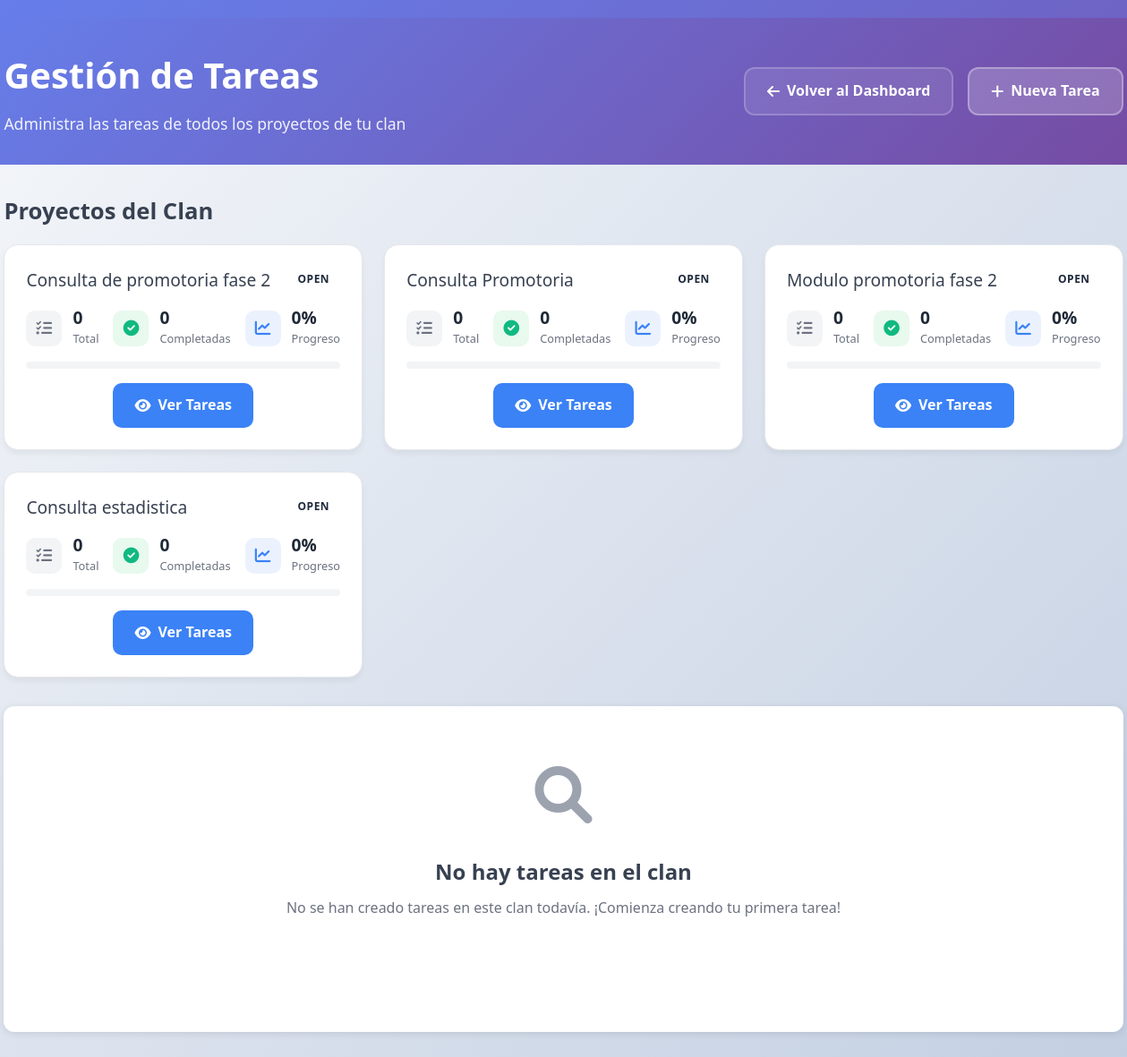
The app's page /public/?route=clan_leader/tasks (signed in), older data.
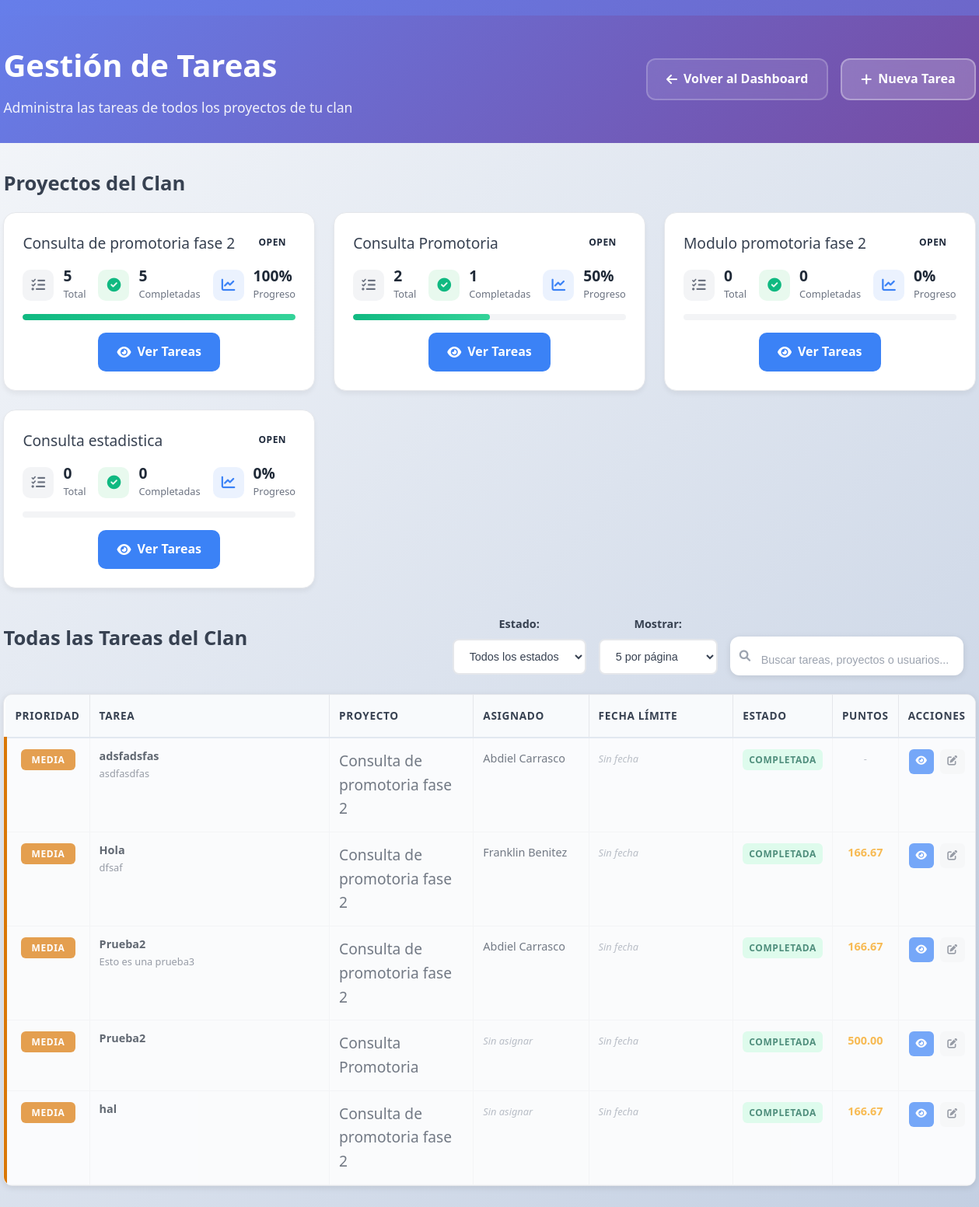
The same page, newer data.
### tables this page shows
CREATE TABLE `Projects` (
  `project_id` int NOT NULL,
  `project_name` varchar(255) NOT NULL,
  `description` text,
  `clan_id` int NOT NULL,
  `created_by_user_id` int NOT NULL,
  `status` varchar(50) DEFAULT 'open',
  `total_tasks` int DEFAULT '0',
  `completed_tasks` int DEFAULT '0',
  `progress_percentage` decimal(5,2) DEFAULT '0.00',
  `created_at` timestamp NULL DEFAULT CURRENT_TIMESTAMP,
  `updated_at` timestamp NULL DEFAULT CURRENT_TIMESTAMP ON UPDATE CURRENT_TIMESTAMP,
  `kpi_quarter_id` int DEFAULT NULL,
  `kpi_points` int DEFAULT '0',
  `task_distribution_mode` enum('automatic','percentage') DEFAULT 'automatic'
);

CREATE TABLE `Tasks` (
  `task_id` int NOT NULL,
  `parent_task_id` int DEFAULT NULL,
  `task_name` varchar(255) NOT NULL,
  `description` text,
  `project_id` int NOT NULL,
  `assigned_to_user_id` int DEFAULT NULL,
  `created_by_user_id` int DEFAULT NULL,
  `priority` enum('low','medium','high','critical') NOT NULL DEFAULT 'medium',
  `due_date` date DEFAULT NULL,
  `estimated_hours` decimal(5,2) DEFAULT NULL,
  `actual_hours` decimal(5,2) DEFAULT NULL,
  `completion_percentage` decimal(5,2) DEFAULT '0.00',
  `automatic_points` decimal(10,2) NOT NULL DEFAULT '0.00' COMMENT 'Puntos KPI calculados para modo automático',
  `assigned_percentage` decimal(5,2) NOT NULL DEFAULT '0.00' COMMENT 'Porcentaje de puntos KPI asignado manualmente',
  `color_tag` varchar(7) DEFAULT '#3B82F6',
  `is_subtask` tinyint(1) DEFAULT '0',
  `subtask_order` int DEFAULT '0',
  `status` enum('pending','in_progress','completed','cancelled') NOT NULL DEFAULT 'pending',
  `is_completed` tinyint(1) NOT NULL DEFAULT '0',
  `completed_at` timestamp NULL DEFAULT NULL,
  `created_at` timestamp NULL DEFAULT CURRENT_TIMESTAMP,
  `updated_at` timestamp NULL DEFAULT CURRENT_TIMESTAMP ON UPDATE CURRENT_TIMESTAMP
);

CREATE TABLE `Users` (
  `user_id` int NOT NULL,
  `username` varchar(100) NOT NULL,
  `password_hash` varchar(255) NOT NULL,
  `email` varchar(100) DEFAULT NULL,
  `full_name` varchar(100) DEFAULT NULL,
  `is_active` tinyint(1) DEFAULT '1',
  `last_login` timestamp NULL DEFAULT NULL,
  `created_at` timestamp NULL DEFAULT CURRENT_TIMESTAMP
);

### app/views/clan_leader/tasks.php (the view, shortened to what the rows shown need)
<?php include __DIR__ . '/../layout.php'; ?>
<div class="clan-leader-tasks-container">
    <div class="page-header">
        <div class="header-content">
            <div class="header-left">
                <h1 class="page-title">Gestión de Tareas</h1>
            </div>
        </div>
    </div>
    <div class="main-content">
        <?php if (isset($projects) && !empty($projects)): ?>
            <div class="projects-section">
                <h2 class="section-title">Proyectos del Clan</h2>
                <div class="projects-grid">
                    <?php foreach ($projects as $project): ?>
                    <div class="project-card">
                        <div class="project-header">
                            <h3 class="project-name"><?= htmlspecialchars($project['project_name']) ?></h3>
                            <div class="project-status status-<?= $project['status'] ?>">
                                <?= ucfirst($project['status']) ?>
                            </div>
                        </div>
                        <div class="project-stats">
                            <div class="stat-item">
                                <div class="stat-icon">
                                    <i class="fas fa-tasks"></i>
                                </div>
                                <div class="stat-content">
                                    <div class="stat-number"><?= $project['total_tasks'] ?></div>
                                    <div class="stat-label">Total</div>
                                </div>
                            </div>
                            <div class="stat-item">
                                <div class="stat-icon completed">
                                    <i class="fas fa-check-circle"></i>
                                </div>
                                <div class="stat-content">
                                    <div class="stat-number"><?= $project['completed_tasks'] ?></div>
                                    <div class="stat-label">Completadas</div>
                                </div>
                            </div>
                            <div class="stat-item">
                                <div class="stat-icon progress">
                                    <i class="fas fa-chart-line"></i>
                                </div>
                                <div class="stat-content">
                                    <div class="stat-number"><?= $project['progress_percentage'] ?>%</div>
                                    <div class="stat-label">Progreso</div>
                                </div>
                            </div>
                        </div>
                        <div class="project-progress">
                            <div class="progress-bar">
                                <div class="progress-fill" style="width: <?= $project['progress_percentage'] ?>%"></div>
                            </div>
                        </div>
                        <div class="project-actions">
                            <a href="?route=clan_leader/tasks&project_id=<?= $project['project_id'] ?>" class="btn-view-tasks">
                                <i class="fas fa-eye"></i>
                                Ver Tareas
                            </a>
                        </div>
                    </div>
                    <?php endforeach; ?>
                </div>
            </div>
        <?php endif; ?>
        <?php if (isset($allTasks)): ?>
            <?php if (!empty($allTasks)): ?>
            <div class="all-tasks-section">
                <div class="section-header">
                    <h2 class="section-title">
                        Todas las Tareas del Clan
                    </h2>
                </div>
                <div class="tasks-table-container">
                    <table class="tasks-table">
                        <thead>
                            <tr>
                                <th class="th-priority">Prioridad</th>
                                <th class="th-task">Tarea</th>
                                <th class="th-project">Proyecto</th>
                                <th class="th-assigned">Asignado</th>
                                <th class="th-due-date">Fecha Límite</th>
                                <th class="th-status">Estado</th>
                                <th class="th-points">Puntos</th>
                                <th class="th-actions">Acciones</th>
                            </tr>
                        </thead>
                        <tbody>
                            <?php foreach ($allTasks as $task): ?>
                            <tr class="task-row priority-<?= $task['priority'] ?> <?= ($task['days_until_due'] < 0) ? 'overdue' : '' ?> <?= ($task['status'] === 'completed') ? 'completed' : '' ?>">
                                <td class="td-priority">
                                    <span class="priority-badge priority-<?= $task['priority'] ?>">
                                        <?php
                                        switch($task['priority']) {
                                            default: echo 'Media'; break;
                                        }
                                        ?>
                                    </span>
                                </td>
                                <td class="td-task">
                                    <div class="task-info">
                                        <div class="task-title"><?= htmlspecialchars($task['task_name']) ?></div>
                                        <?php if (!empty($task['description'])): ?>
                                        <div class="task-description"><?= htmlspecialchars(substr($task['description'], 0, 80)) ?><?= strlen($task['description']) > 80 ? '...' : '' ?></div>
                                        <?php endif; ?>
                                    </div>
                                </td>
                                <td class="td-project">
                                    <span class="project-name"><?= htmlspecialchars($task['project_name']) ?></span>
                                </td>
                                <td class="td-assigned">
                                    <?php if (!empty($task['all_assigned_users'])): ?>
                                    <span class="assigned-users"><?= htmlspecialchars($task['all_assigned_users']) ?></span>
                                    <?php elseif (!empty($task['assigned_user_name'])): ?>
                                    <span class="assigned-user"><?= htmlspecialchars($task['assigned_user_name']) ?></span>
                                    <?php else: ?>
                                    <span class="no-assigned">Sin asignar</span>
                                    <?php endif; ?>
                                </td>
                                <td class="td-due-date">
                                    <?php if ($task['due_date']): ?>
                                    <div class="due-date-info <?= ($task['days_until_due'] < 0) ? 'overdue' : '' ?>">
                                        <div class="due-date-text">
                                            <?php if ($task['days_until_due'] < 0): ?>
                                                <i class="fas fa-exclamation-triangle"></i>
                                                Vencida hace <?= abs($task['days_until_due']) ?> días
                                            <?php elseif ($task['days_until_due'] == 0): ?>
                                                <i class="fas fa-clock"></i>
                                                Vence hoy
                                            <?php elseif ($task['days_until_due'] == 1): ?>
                                                <i class="fas fa-clock"></i>
                                                Vence mañana
                                            <?php else: ?>
                                                <i class="fas fa-calendar"></i>
                                                Vence en <?= $task['days_until_due'] ?> días
                                            <?php endif; ?>
                                        </div>
                                        <div class="due-date-full"><?= date('d/m/Y', strtotime($task['due_date'])) ?></div>
                                    </div>
                                    <?php else: ?>
                                    <span class="no-due-date">Sin fecha</span>
                                    <?php endif; ?>
                                </td>
                                <td class="td-status">
                                    <span class="status-badge status-<?= $task['status'] ?>">
                                        <?php
                                        switch($task['status']) {
                                            case 'completed': echo 'Completada'; break;
                                        }
                                        ?>
                                    </span>
                                </td>
                                <td class="td-points">
                                    <?php if ($task['automatic_points'] > 0): ?>
                                    <span class="points-value"><?= $task['automatic_points'] ?></span>
                                    <?php else: ?>
                                    <span class="no-points">-</span>
                                    <?php endif; ?>
                                </td>
                                <td class="td-actions">
                                    <div class="action-buttons">
                                        <a href="?route=clan_leader/tasks&project_id=<?= $task['project_id'] ?>" class="btn-action btn-view" title="Ver proyecto">
                                            <i class="fas fa-eye"></i>
                                        </a>
                                        <button class="btn-action btn-edit" onclick="editTask(<?= $task['task_id'] ?>)" title="Editar tarea">
                                            <i class="fas fa-edit"></i>
                                        </button>
                                    </div>
                                </td>
                            </tr>
                            <?php endforeach; ?>
                        </tbody>
                    </table>
                </div>
            </div>
            <?php endif; ?>
        <?php endif; ?>
    </div>
</div>

Row changes from the older to the newer data that the page shows:
changed projects "Consulta de promotoria fase 2": total_tasks "0" → "5"; completed_tasks "0" → "5"; progress_percentage "0" → "100"
changed projects "Consulta Promotoria": total_tasks "0" → "2"; completed_tasks "0" → "1"; progress_percentage "0" → "50"
added tasks: priority "MEDIA", task_name "adsfadsfas", description "asdfasdfas", project.project_name "Consulta de promotoria fase 2", assigned_to_user.full_name "Abdiel Carrasco", shows "Sin fecha", status "COMPLETADA"
added tasks: priority "MEDIA", task_name "Hola", description "dfsaf", project.project_name "Consulta de promotoria fase 2", assigned_to_user.full_name "Franklin Benitez", shows "Sin fecha", status "COMPLETADA", automatic_points "166.67"
added tasks: priority "MEDIA", task_name "Prueba2", description "Esto es una prueba3", project.project_name "Consulta de promotoria fase 2", assigned_to_user.full_name "Abdiel Carrasco", shows "Sin fecha", status "COMPLETADA", automatic_points "166.67"
added tasks: priority "MEDIA", task_name "Prueba2", project.project_name "Consulta Promotoria", shows "Sin asignar", shows "Sin fecha", status "COMPLETADA", automatic_points "500.00"
added tasks: priority "MEDIA", task_name "hal", project.project_name "Consulta de promotoria fase 2", shows "Sin asignar", shows "Sin fecha", status "COMPLETADA", automatic_points "166.67"
Text that changed along with them:
form field status_filter: (not shown) → "Todos los estados"
form field per_page: (not shown) → "5 por página"
text no longer shown: "No hay tareas en el clan No se han creado tareas en este clan todavía. ¡Comienza creando tu primera tarea!"
text now shown: "Todas las Tareas del Clan Estado: Mostrar: PRIORIDAD TAREA PROYECTO ASIGNADO FECHA LÍMITE ESTADO PUNTOS ACCIONES"
